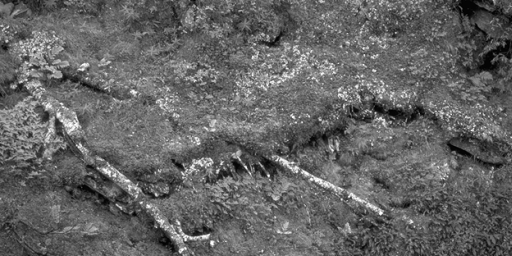
#> input picture Jupyter Notebook Demo/natural_images_grayscale/1.tiff, 512 x 256 px, found by its file name; its folder holds only this picture in this run
$ jupyter execute 'Efficient Neural Coding v2.ipynb'
#> lines starting #> are read from the running program, lines starting #| are printed output that depends on the picture
# Efficient Coding Demonstrations

# This is the Algorithm (ICA) that is used to create the Receptive Fields

icatemp = sklearn.decomposition.FastICA(n_components=50)
icafit = icatemp.fit(np.transpose(patches_mat))

ica_comp = icafit.components_

show_patches_mat(np.transpose(ica_comp), 25)

This chunk of code will be exactly the same across grayscale and color images; the only difference is a slight change of inputs.

# The following code defines two functions (two for grayscale and two for color images), one that reads in images and cuts them into 8x8 pixel patches and one that formats the patches into an array for displaying.

For these intents and purposes just run the code, no need to worry about the details of it, this will take some time to run.
It is important to note that the functions for grayscale and for color are nearly identical, the ones for color simply take into account RGB values for images.

[cell 1]
# packages used among several sections

import PIL.Image
import numpy as np
import pylab as py
import cv2
from PIL import Image
import sklearn.decomposition

[cell 2]
#grayscale
def collect_natural_patches_g(num_patches = 100000, patch_width = 8):
  """ collects image patches
  the natural images are from a specific folder of 13 .tiff files"""
#> called with num_patches = 100000, patch_width = 8

  max_tries = num_patches * 50
  image_width = 200

  img_first_patch = 0 # the first patch number accepted from an image
  img_first_try = 0 # the first attempt to take a patch from the image
  patch_cnt = 0 # number of collected patches
  try_cnt = 0 # number of attempted collected patches
  num_pixels = patch_width * patch_width

  patch_sample = np.zeros([patch_width,patch_width],float)
  patch = np.zeros([num_pixels,1],float)

  img_patches = np.zeros([num_pixels,num_patches],float)

  # change the image sampled from
  nat_img_cnt = 1
  image = PIL.Image.open('natural_images_grayscale/' + str(nat_img_cnt) + '.tiff')
#> image is the input picture: PIL image 512x256 L; min 0, max 255, mean 100.3
  image = np.asarray(image, 'double').transpose()
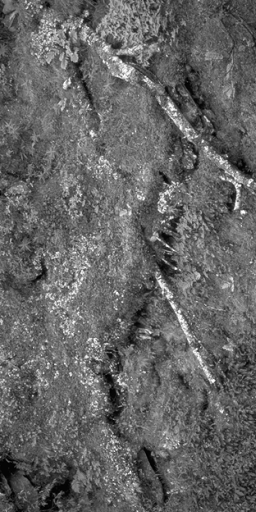
#> image: shape (512, 256) float64; min 0, max 255, mean 100.3

  # normalizing the image
  image -= image.mean()
  image /= image.std()

  # collect the patches
  while patch_cnt < num_patches and try_cnt < max_tries:
    try_cnt += 1  # number of total patches attempted

    if (try_cnt - img_first_try) > max_tries/13 or \
      (patch_cnt - img_first_patch) > num_patches/13:
      # change the image sampled from
      nat_img_cnt += 1
      image = PIL.Image.open('natural_images_grayscale/' + str(nat_img_cnt) + '.tiff')
      image = np.asarray(image, 'double').transpose()
      # normalizing the image
      image -= image.mean()
      image /= image.std()

      img_first_patch = patch_cnt
      img_first_try = try_cnt

      # update on every switch of images
      print (int(100 * float(patch_cnt)/num_patches),' percent complete')

    px = np.random.randint(0,image_width - patch_width)
    py = np.random.randint(0,image_width - patch_width)

    patch_sample = image[px:px+patch_width,py:py+patch_width].copy()
    patch_std = patch_sample.std()
#> patch_std = 0.6

    if patch_std > 0.0: # > 0 to remove blank/uninteresting patches for speed
      # create the patch vector
      patch = np.reshape(patch_sample, num_pixels)
#> patch = 64 values, max 1.44 at index 52, min -1.51 at index 48, mean -0.168
      patch = patch - np.mean(patch)
#> patch = 64 values, max 1.61 at index 52, min -1.34 at index 48, mean -4.86e-17
      img_patches[:,patch_cnt] = patch.copy()
      patch_cnt += 1
  return img_patches

patches_mat_g = collect_natural_patches_g(num_patches = 100000, patch_width = 8)
print('\nshape of the extracted image patch data:', patches_mat_g.shape)


#color
# [66 lines left out: function collect_natural_patches_c, not called in this run]

patches_mat_c = collect_natural_patches_c(num_patches = 100000, patch_width = 8)
print('\nshape of the extracted image patch data:', patches_mat_c.shape)


# [92 lines left out: functions show_patches_mat_g, show_patches_mat_c, not called in this run]
